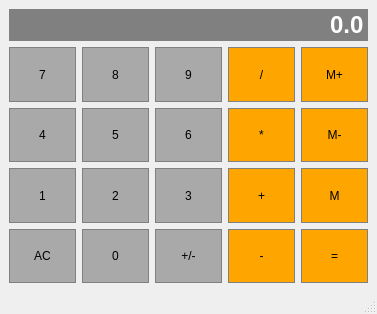
<?xml version="1.0" encoding="UTF-8"?>
<ui version="4.0">
 <class>calculator</class>
 <widget class="QMainWindow" name="calculator">
  <property name="geometry">
   <rect>
    <x>0</x>
    <y>0</y>
    <width>377</width>
    <height>314</height>
   </rect>
  </property>
  <property name="sizePolicy">
   <sizepolicy hsizetype="Preferred" vsizetype="Expanding">
    <horstretch>0</horstretch>
    <verstretch>0</verstretch>
   </sizepolicy>
  </property>
  <property name="windowTitle">
   <string>calculator</string>
  </property>
  <widget class="QWidget" name="centralwidget">
   <layout class="QGridLayout" name="gridLayout">
    <item row="2" column="0">
     <widget class="QPushButton" name="Button4">
      <property name="sizePolicy">
       <sizepolicy hsizetype="Preferred" vsizetype="Preferred">
        <horstretch>0</horstretch>
        <verstretch>0</verstretch>
       </sizepolicy>
      </property>
      <property name="styleSheet">
       <string notr="true">QPushButton {
	background-color: #A9A9A9;
	border: 1px solid grey;
	padding: 5px;
}

QPushButton:pressed {
	background-color: #696969;
	border: 1px solid grey;
	padding: 5px;
}</string>
      </property>
      <property name="text">
       <string>4</string>
      </property>
     </widget>
    </item>
    <item row="2" column="3">
     <widget class="QPushButton" name="Multiply">
      <property name="sizePolicy">
       <sizepolicy hsizetype="Preferred" vsizetype="Preferred">
        <horstretch>0</horstretch>
        <verstretch>0</verstretch>
       </sizepolicy>
      </property>
      <property name="styleSheet">
       <string notr="true">QPushButton {
	background-color: #FFA500;
	border: 1px solid grey;
	padding: 5px;
}

QPushButton:pressed {
	background-color: #FF8C00;
	border: 1px solid grey;
	padding: 5px;
}</string>
      </property>
      <property name="text">
       <string>*</string>
      </property>
     </widget>
    </item>
    <item row="1" column="4">
     <widget class="QPushButton" name="MemoryAdd">
      <property name="sizePolicy">
       <sizepolicy hsizetype="Preferred" vsizetype="Preferred">
        <horstretch>0</horstretch>
        <verstretch>0</verstretch>
       </sizepolicy>
      </property>
      <property name="styleSheet">
       <string notr="true">QPushButton {
	background-color: #FFA500;
	border: 1px solid grey;
	padding: 5px;
}

QPushButton:pressed {
	background-color: #FF8C00;
	border: 1px solid grey;
	padding: 5px;
}</string>
      </property>
      <property name="text">
       <string>M+</string>
      </property>
     </widget>
    </item>
    <item row="3" column="3">
     <widget class="QPushButton" name="Add">
      <property name="sizePolicy">
       <sizepolicy hsizetype="Preferred" vsizetype="Preferred">
        <horstretch>0</horstretch>
        <verstretch>0</verstretch>
       </sizepolicy>
      </property>
      <property name="styleSheet">
       <string notr="true">QPushButton {
	background-color: #FFA500;
	border: 1px solid grey;
	padding: 5px;
}

QPushButton:pressed {
	background-color: #FF8C00;
	border: 1px solid grey;
	padding: 5px;
}</string>
      </property>
      <property name="text">
       <string>+</string>
      </property>
     </widget>
    </item>
    <item row="1" column="0">
     <widget class="QPushButton" name="Button7">
      <property name="sizePolicy">
       <sizepolicy hsizetype="Preferred" vsizetype="Preferred">
        <horstretch>0</horstretch>
        <verstretch>0</verstretch>
       </sizepolicy>
      </property>
      <property name="styleSheet">
       <string notr="true">QPushButton {
	background-color: #A9A9A9;
	border: 1px solid grey;
	padding: 5px;
}

QPushButton:pressed {
	background-color: #696969;
	border: 1px solid grey;
	padding: 5px;
}</string>
      </property>
      <property name="text">
       <string>7</string>
      </property>
     </widget>
    </item>
    <item row="1" column="2">
     <widget class="QPushButton" name="Button9">
      <property name="sizePolicy">
       <sizepolicy hsizetype="Preferred" vsizetype="Preferred">
        <horstretch>0</horstretch>
        <verstretch>0</verstretch>
       </sizepolicy>
      </property>
      <property name="styleSheet">
       <string notr="true">QPushButton {
	background-color: #A9A9A9;
	border: 1px solid grey;
	padding: 5px;
}

QPushButton:pressed {
	background-color: #696969;
	border: 1px solid grey;
	padding: 5px;
}</string>
      </property>
      <property name="text">
       <string>9</string>
      </property>
     </widget>
    </item>
    <item row="2" column="2">
     <widget class="QPushButton" name="Button6">
      <property name="sizePolicy">
       <sizepolicy hsizetype="Preferred" vsizetype="Preferred">
        <horstretch>0</horstretch>
        <verstretch>0</verstretch>
       </sizepolicy>
      </property>
      <property name="styleSheet">
       <string notr="true">QPushButton {
	background-color: #A9A9A9;
	border: 1px solid grey;
	padding: 5px;
}

QPushButton:pressed {
	background-color: #696969;
	border: 1px solid grey;
	padding: 5px;
}</string>
      </property>
      <property name="text">
       <string>6</string>
      </property>
     </widget>
    </item>
    <item row="2" column="1">
     <widget class="QPushButton" name="Button5">
      <property name="sizePolicy">
       <sizepolicy hsizetype="Preferred" vsizetype="Preferred">
        <horstretch>0</horstretch>
        <verstretch>0</verstretch>
       </sizepolicy>
      </property>
      <property name="styleSheet">
       <string notr="true">QPushButton {
	background-color: #A9A9A9;
	border: 1px solid grey;
	padding: 5px;
}

QPushButton:pressed {
	background-color: #696969;
	border: 1px solid grey;
	padding: 5px;
}</string>
      </property>
      <property name="text">
       <string>5</string>
      </property>
     </widget>
    </item>
    <item row="0" column="0" colspan="5">
     <widget class="QLineEdit" name="Display">
      <property name="font">
       <font>
        <family>Arial</family>
        <pointsize>18</pointsize>
        <weight>75</weight>
        <bold>true</bold>
       </font>
      </property>
      <property name="styleSheet">
       <string notr="true">QLineEdit {
	background-color: gray;
	border: 1px solid grey;
	color: #ffffff
}</string>
      </property>
      <property name="text">
       <string>0.0</string>
      </property>
      <property name="alignment">
       <set>Qt::AlignRight|Qt::AlignTrailing|Qt::AlignVCenter</set>
      </property>
     </widget>
    </item>
    <item row="1" column="3">
     <widget class="QPushButton" name="Divide">
      <property name="sizePolicy">
       <sizepolicy hsizetype="Preferred" vsizetype="Preferred">
        <horstretch>0</horstretch>
        <verstretch>0</verstretch>
       </sizepolicy>
      </property>
      <property name="styleSheet">
       <string notr="true">QPushButton {
	background-color: #FFA500;
	border: 1px solid grey;
	padding: 5px;
}

QPushButton:pressed {
	background-color: #FF8C00;
	border: 1px solid grey;
	padding: 5px;
}</string>
      </property>
      <property name="text">
       <string>/</string>
      </property>
     </widget>
    </item>
    <item row="3" column="0">
     <widget class="QPushButton" name="Button1">
      <property name="sizePolicy">
       <sizepolicy hsizetype="Preferred" vsizetype="Preferred">
        <horstretch>0</horstretch>
        <verstretch>0</verstretch>
       </sizepolicy>
      </property>
      <property name="styleSheet">
       <string notr="true">QPushButton {
	background-color: #A9A9A9;
	border: 1px solid grey;
	padding: 5px;
}

QPushButton:pressed {
	background-color: #696969;
	border: 1px solid grey;
	padding: 5px;
}</string>
      </property>
      <property name="text">
       <string>1</string>
      </property>
     </widget>
    </item>
    <item row="3" column="2">
     <widget class="QPushButton" name="Button3">
      <property name="sizePolicy">
       <sizepolicy hsizetype="Preferred" vsizetype="Preferred">
        <horstretch>0</horstretch>
        <verstretch>0</verstretch>
       </sizepolicy>
      </property>
      <property name="styleSheet">
       <string notr="true">QPushButton {
	background-color: #A9A9A9;
	border: 1px solid grey;
	padding: 5px;
}

QPushButton:pressed {
	background-color: #696969;
	border: 1px solid grey;
	padding: 5px;
}</string>
      </property>
      <property name="text">
       <string>3</string>
      </property>
     </widget>
    </item>
    <item row="3" column="4">
     <widget class="QPushButton" name="Memory">
      <property name="sizePolicy">
       <sizepolicy hsizetype="Preferred" vsizetype="Preferred">
        <horstretch>0</horstretch>
        <verstretch>0</verstretch>
       </sizepolicy>
      </property>
      <property name="styleSheet">
       <string notr="true">QPushButton {
	background-color: #FFA500;
	border: 1px solid grey;
	padding: 5px;
}

QPushButton:pressed {
	background-color: #FF8C00;
	border: 1px solid grey;
	padding: 5px;
}</string>
      </property>
      <property name="text">
       <string>M</string>
      </property>
     </widget>
    </item>
    <item row="1" column="1">
     <widget class="QPushButton" name="Button8">
      <property name="sizePolicy">
       <sizepolicy hsizetype="Preferred" vsizetype="Preferred">
        <horstretch>0</horstretch>
        <verstretch>0</verstretch>
       </sizepolicy>
      </property>
      <property name="styleSheet">
       <string notr="true">QPushButton {
	background-color: #A9A9A9;
	border: 1px solid grey;
	padding: 5px;
}

QPushButton:pressed {
	background-color: #696969;
	border: 1px solid grey;
	padding: 5px;
}</string>
      </property>
      <property name="text">
       <string>8</string>
      </property>
     </widget>
    </item>
    <item row="2" column="4">
     <widget class="QPushButton" name="MemoryClear">
      <property name="sizePolicy">
       <sizepolicy hsizetype="Preferred" vsizetype="Preferred">
        <horstretch>0</horstretch>
        <verstretch>0</verstretch>
       </sizepolicy>
      </property>
      <property name="styleSheet">
       <string notr="true">QPushButton {
	background-color: #FFA500;
	border: 1px solid grey;
	padding: 5px;
}

QPushButton:pressed {
	background-color: #FF8C00;
	border: 1px solid grey;
	padding: 5px;
}</string>
      </property>
      <property name="text">
       <string>M-</string>
      </property>
     </widget>
    </item>
    <item row="3" column="1">
     <widget class="QPushButton" name="Button2">
      <property name="sizePolicy">
       <sizepolicy hsizetype="Preferred" vsizetype="Preferred">
        <horstretch>0</horstretch>
        <verstretch>0</verstretch>
       </sizepolicy>
      </property>
      <property name="styleSheet">
       <string notr="true">QPushButton {
	background-color: #A9A9A9;
	border: 1px solid grey;
	padding: 5px;
}

QPushButton:pressed {
	background-color: #696969;
	border: 1px solid grey;
	padding: 5px;
}</string>
      </property>
      <property name="text">
       <string>2</string>
      </property>
     </widget>
    </item>
    <item row="4" column="0">
     <widget class="QPushButton" name="Clear">
      <property name="sizePolicy">
       <sizepolicy hsizetype="Preferred" vsizetype="Preferred">
        <horstretch>0</horstretch>
        <verstretch>0</verstretch>
       </sizepolicy>
      </property>
      <property name="styleSheet">
       <string notr="true">QPushButton {
	background-color: #A9A9A9;
	border: 1px solid grey;
	padding: 5px;
}

QPushButton:pressed {
	background-color: #696969;
	border: 1px solid grey;
	padding: 5px;
}</string>
      </property>
      <property name="text">
       <string>AC</string>
      </property>
     </widget>
    </item>
    <item row="4" column="1">
     <widget class="QPushButton" name="Button0">
      <property name="sizePolicy">
       <sizepolicy hsizetype="Preferred" vsizetype="Preferred">
        <horstretch>0</horstretch>
        <verstretch>0</verstretch>
       </sizepolicy>
      </property>
      <property name="styleSheet">
       <string notr="true">QPushButton {
	background-color: #A9A9A9;
	border: 1px solid grey;
	padding: 5px;
}

QPushButton:pressed {
	background-color: #696969;
	border: 1px solid grey;
	padding: 5px;
}</string>
      </property>
      <property name="text">
       <string>0</string>
      </property>
     </widget>
    </item>
    <item row="4" column="2">
     <widget class="QPushButton" name="ChangeSign">
      <property name="sizePolicy">
       <sizepolicy hsizetype="Preferred" vsizetype="Preferred">
        <horstretch>0</horstretch>
        <verstretch>0</verstretch>
       </sizepolicy>
      </property>
      <property name="styleSheet">
       <string notr="true">QPushButton {
	background-color: #A9A9A9;
	border: 1px solid grey;
	padding: 5px;
}

QPushButton:pressed {
	background-color: #696969;
	border: 1px solid grey;
	padding: 5px;
}</string>
      </property>
      <property name="text">
       <string>+/-</string>
      </property>
     </widget>
    </item>
    <item row="4" column="3">
     <widget class="QPushButton" name="Subtract">
      <property name="sizePolicy">
       <sizepolicy hsizetype="Preferred" vsizetype="Preferred">
        <horstretch>0</horstretch>
        <verstretch>0</verstretch>
       </sizepolicy>
      </property>
      <property name="styleSheet">
       <string notr="true">QPushButton {
	background-color: #FFA500;
	border: 1px solid grey;
	padding: 5px;
}

QPushButton:pressed {
	background-color: #FF8C00;
	border: 1px solid grey;
	padding: 5px;
}</string>
      </property>
      <property name="text">
       <string>-</string>
      </property>
     </widget>
    </item>
    <item row="4" column="4">
     <widget class="QPushButton" name="Equals">
      <property name="sizePolicy">
       <sizepolicy hsizetype="Preferred" vsizetype="Preferred">
        <horstretch>0</horstretch>
        <verstretch>0</verstretch>
       </sizepolicy>
      </property>
      <property name="styleSheet">
       <string notr="true">QPushButton {
	background-color: #FFA500;
	border: 1px solid grey;
	padding: 5px;
}

QPushButton:pressed {
	background-color: #FF8C00;
	border: 1px solid grey;
	padding: 5px;
}</string>
      </property>
      <property name="text">
       <string>=</string>
      </property>
     </widget>
    </item>
   </layout>
  </widget>
  <widget class="QMenuBar" name="menubar">
   <property name="geometry">
    <rect>
     <x>0</x>
     <y>0</y>
     <width>377</width>
     <height>21</height>
    </rect>
   </property>
  </widget>
  <widget class="QStatusBar" name="statusbar"/>
 </widget>
 <resources/>
 <connections/>
</ui>
